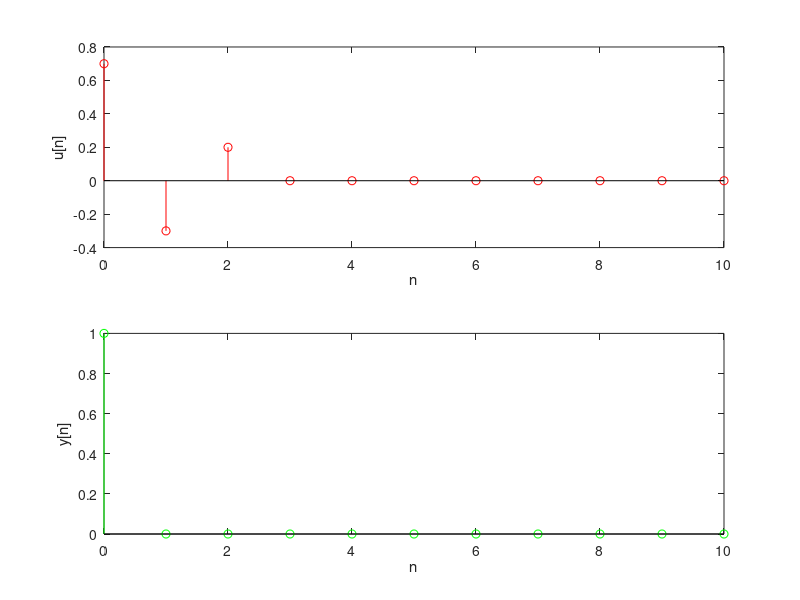

MATLAB code for this plot:


y=[ 1,   0,   0,     0,   0,   0,   0,   0,   0,   0,   0];
u=[ 0.7, -0.3, 0.2,   0,   0,   0,   0,   0,   0,   0,   0];
n=0:10; % n = [0, 1, 2, ..., 10]


clf; clc;   
subplot(2,1,1);
stem (n,u,'ro')
xlabel ('n');
ylabel ('u[n]');

subplot(2,1,2); 
stem (n,y,'go')
xlabel ('n');
ylabel ('y[n]');


